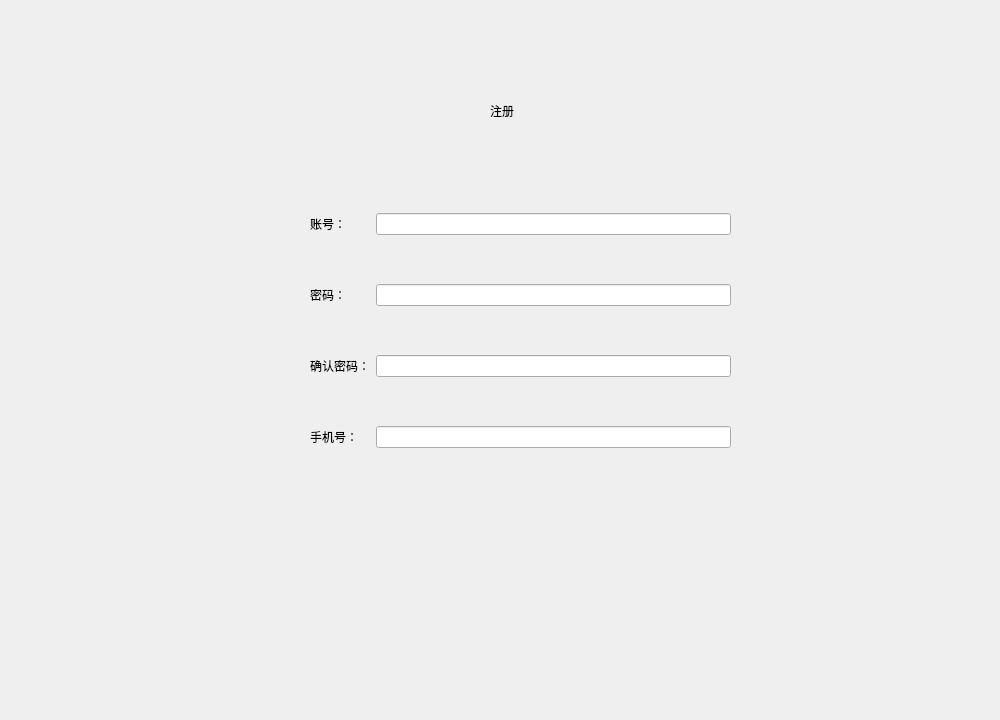
<?xml version="1.0" encoding="UTF-8"?>
<ui version="4.0">
 <class>register_widget</class>
 <widget class="QWidget" name="register_widget">
  <property name="geometry">
   <rect>
    <x>0</x>
    <y>0</y>
    <width>1000</width>
    <height>720</height>
   </rect>
  </property>
  <property name="windowTitle">
   <string>Form</string>
  </property>
  <widget class="QLabel" name="label">
   <property name="geometry">
    <rect>
     <x>490</x>
     <y>80</y>
     <width>121</width>
     <height>61</height>
    </rect>
   </property>
   <property name="text">
    <string>注册</string>
   </property>
  </widget>
  <widget class="QWidget" name="widget" native="true">
   <property name="geometry">
    <rect>
     <x>310</x>
     <y>170</y>
     <width>421</width>
     <height>321</height>
    </rect>
   </property>
   <layout class="QGridLayout" name="gridLayout">
    <item row="2" column="0">
     <widget class="QLabel" name="label_4">
      <property name="text">
       <string>确认密码：</string>
      </property>
     </widget>
    </item>
    <item row="1" column="1">
     <widget class="QLineEdit" name="lineEdit_2">
      <property name="echoMode">
       <enum>QLineEdit::Password</enum>
      </property>
     </widget>
    </item>
    <item row="0" column="0">
     <widget class="QLabel" name="label_2">
      <property name="text">
       <string>账号：</string>
      </property>
     </widget>
    </item>
    <item row="0" column="1">
     <widget class="QLineEdit" name="lineEdit"/>
    </item>
    <item row="2" column="1">
     <widget class="QLineEdit" name="lineEdit_3">
      <property name="echoMode">
       <enum>QLineEdit::Password</enum>
      </property>
     </widget>
    </item>
    <item row="3" column="0">
     <widget class="QLabel" name="label_5">
      <property name="text">
       <string>手机号：</string>
      </property>
     </widget>
    </item>
    <item row="3" column="1">
     <widget class="QLineEdit" name="lineEdit_4"/>
    </item>
    <item row="1" column="0">
     <widget class="QLabel" name="label_3">
      <property name="text">
       <string>密码：</string>
      </property>
     </widget>
    </item>
   </layout>
  </widget>
 </widget>
 <resources/>
 <connections/>
</ui>
